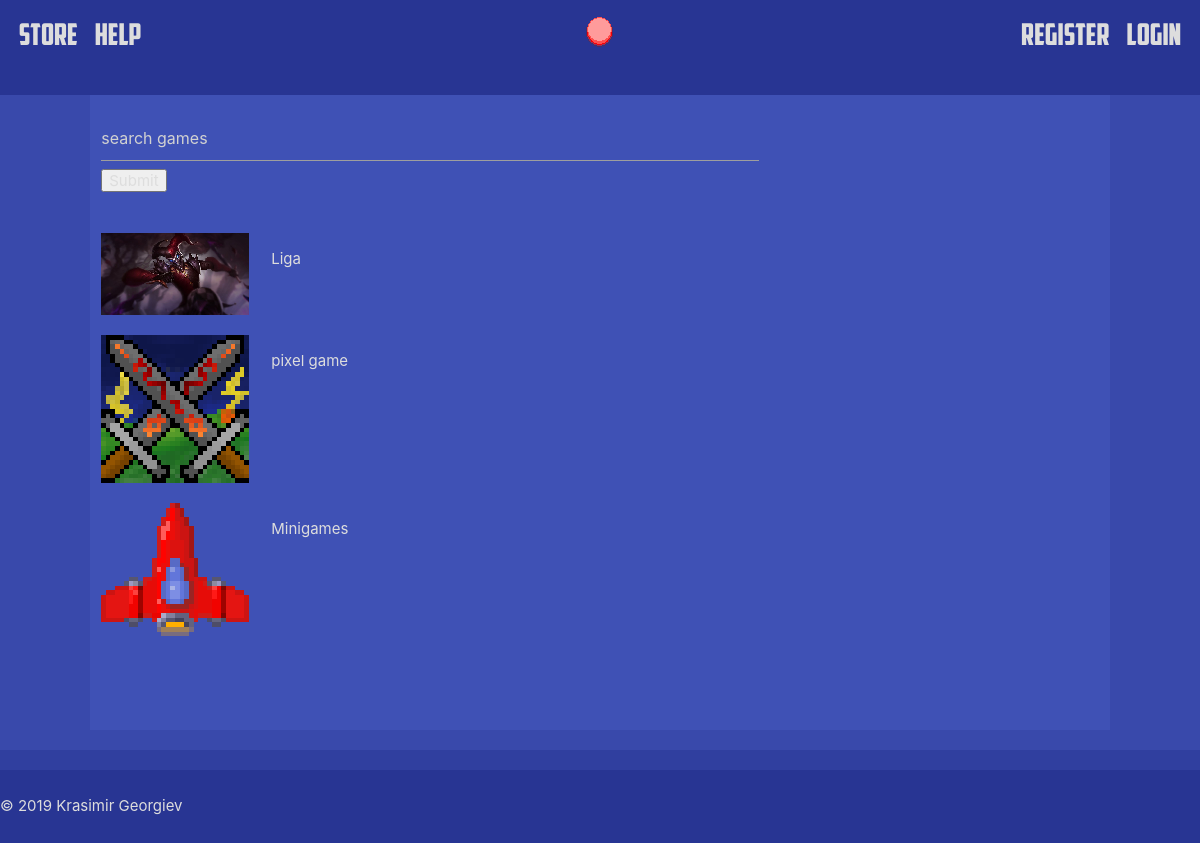
The page /store/search/ on the database as committed earlier.
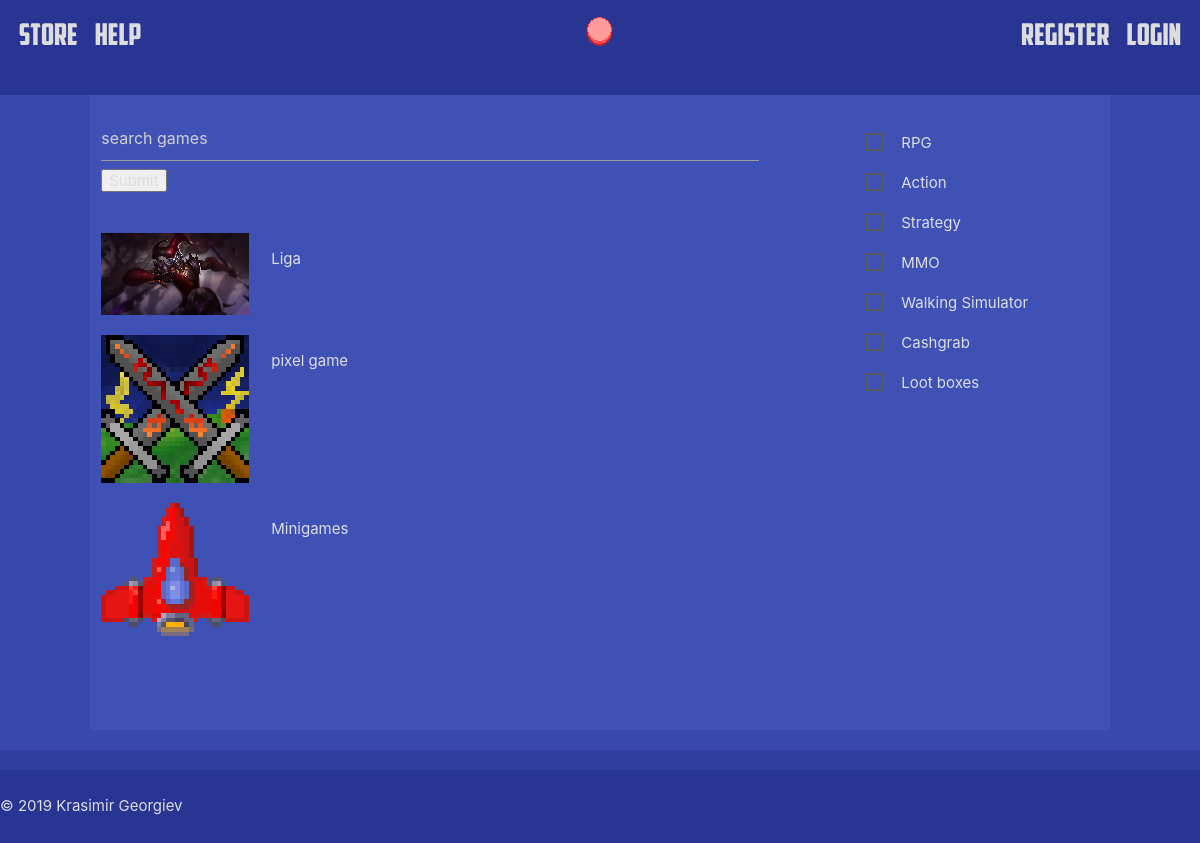
The same page on the database as committed later.
### store/models.py (models this page shows, shortened)
class Game(models.Model):
	name = models.CharField(max_length = 128)
	description = models.TextField()
	thumbnail = models.ImageField(upload_to = 'game_thumbnails/')
	takes_two_columns = models.BooleanField()
	game_files = models.FileField(upload_to ='games/')
	release_date = models.DateTimeField(auto_now_add = True)
	tags = models.ManyToManyField('Tag')
	def get_thumbnail_url(self):
		return settings.MEDIA_URL + self.thumbnail.name

class Tag(models.Model):
	name = models.CharField(max_length = 32)
	def __str__(self):
		return self.name

### store/views.py (the view)
def search(request):
	games = Game.objects.all()
	print(request.GET)
	if request.GET:
		if request.GET.get("search-text"):
			games = games.filter(name__contains=request.GET["search-text"])
		if request.GET.get("tags[]"):
			for tag_id in request.GET.getlist("tags[]"):
				games = games.filter(tags__pk=tag_id)
	tags = Tag.objects.all()
	return render(request, "store/search_bar.html", {"games": games, "tags": tags})

### store/templates/store/search_bar.html (shortened to what this page needs)
{% extends 'store/layout.html' %}
{% load static %}
{% block content %}
	<form action = "/store/search/", method = "GET" name = "search-game" id = "search-game">
		<div class = "row padding-vert-20">
			<div class = "col s12 m7 l8">
				<input id = "search-text" type = "text" name = "search-text" placeholder="search games">
				<input type = "submit" class = "align-right">
				{% if games %}
				<div id = "game-list-compact" class = "margin-vert-40">
					{% for game in games %}
						<div id = "game-box-compact">
							<a href = "{% url 'store:detail' game.pk %}">
								<div class = "row">
									<img src = "{{ game.get_thumbnail_url }}" width = 200 class = "col s4 m4 l3">
									<p class = "col s8 m8 l9">{{ game.name }}</p>
								</div>
							</a>
						</div>
					{% endfor %}
				</div>
				{% else %}
					<p>No games found!</p>
				{% endif %}
			</div>
			<div class = "col s1"></div>
			<div class = "col s12 m4 l3">
				{% for tag in tags %}
					<p>
						<label>
					    	<span>{{ tag }}</span>
					    </label>
					</p>
				{% endfor %}
			</div>
		</div>
	</form>
{% endblock %}

### store/templates/store/layout.html (shortened to what this page needs)
{% extends 'layout.html' %}

### templates/layout.html (shortened to what this page needs)
{% load static %}
<!DOCTYPE html>
<html>
<head>
	<link rel = "stylesheet" href = "{% static 'css/normalize.css' %}">
	<link rel = "stylesheet" href = "{% static 'css/materialize.min.css' %}">
	<link rel = "stylesheet" href = "{% static 'css/main.css' %}">
</head>
<body class = "indigo darken-1">
	<div id = "navbar" class = "section indigo darken-3">
		<div class = "row">
			<div class = "col s5 left-align">
				<a href = "{% url 'store:index' %}">Store</a>
				<a href = "">Help</a>
			</div>
			<div class = "col s2 center-align circle">
				<img src = "{% static 'images/store_icon.png' %}">
			</div>
			<div class = "col s5 right-align">
				{% if user.is_authenticated %}
					<a href = "">Library</a>
					<a href = "">Profile</a>
				{% else %}
					<a href = "{% url 'users:register' %}">Register</a>
					<a href = "{% url 'users:login' %}">Login</a>
				{% endif %}
			</div>
		</div>
	</div>
	<div class = "content indigo">
		{% block content %}
		{% endblock %}
	</div>
	<footer class = "page-footer indigo darken-2">
		<div class = "footer-copyright indigo darken-3">
			<p>© 2019 Krasimir Georgiev</p>
		</div>
	</footer>
</body>
</html>

### static/css/main.css (style rules this page uses)
* { color: #ddd; }
img { image-rendering: pixelated; }
#navbar { color: #ddd; }
#navbar * { font-family: "NavbarFont"; color: #ddd; }
#navbar a { text-decoration: none; font-size: 2em; margin: 0 7.5px; }
.content { width: 85%; height: auto; margin: 0 auto; }
.margin-vert-40 { margin-top: 40px; margin-bottom: 40px; }
.padding-vert-20 { padding-top: 20px; padding-bottom: 20px; }

Rows that differ between the two databases and show on the page:
added Tag: name "RPG"
added Tag: name "Action"
added Tag: name "Strategy"
added Tag: name "MMO"
added Tag: name "Walking Simulator"
added Tag: name "Cashgrab"
added Tag: name "Loot boxes"
